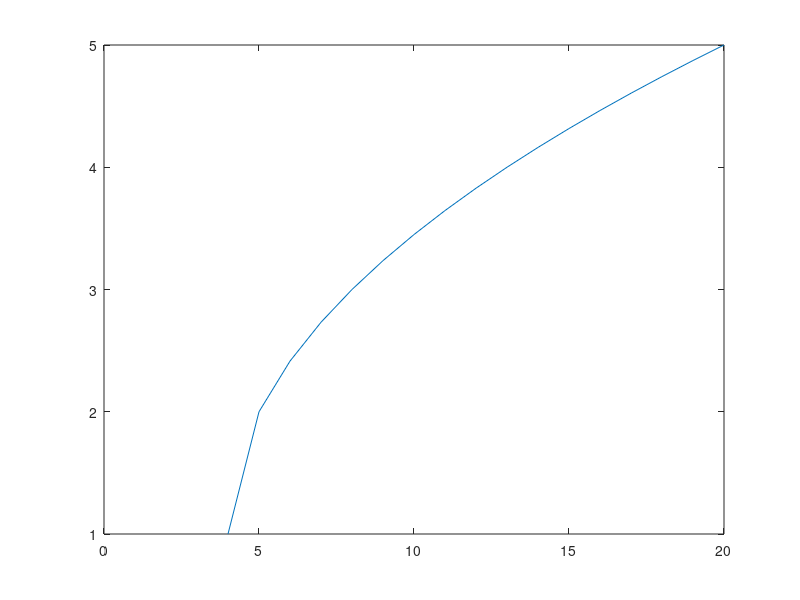

The MATLAB script that drew this image:
% Octave Script 
% Title          :Funcion #1
% Descripcion    :Comprobacion de la funcion numero 1 del tema 2.2 
% Author         :Hector Daniel Marmoleo Garcia 
% Date           :20211028
% Version        :1
% Usage          :octave> cd /path/
%                :octave> Funcion1
% Notes          :Requiere aplicacion octave
%                :https://octaveintro.readthedocs.io/en/latest/index.html
clear
% dominio de la funcion 
x = 4:1:20
% regla de correspondencia (Funcion)
fx = 1 + sqrt(x-4)
% plotear funcion
plot(x, fx);
